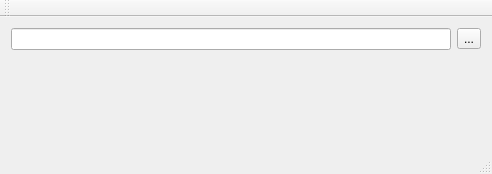
<?xml version="1.0" encoding="UTF-8"?>
<ui version="4.0">
 <class>MainWindow</class>
 <widget class="QMainWindow" name="MainWindow">
  <property name="geometry">
   <rect>
    <x>0</x>
    <y>0</y>
    <width>492</width>
    <height>174</height>
   </rect>
  </property>
  <property name="windowTitle">
   <string>MainWindow</string>
  </property>
  <widget class="QWidget" name="centralWidget">
   <layout class="QGridLayout" name="gridLayout">
    <item row="0" column="0">
     <layout class="QVBoxLayout" name="verticalLayout">
      <item>
       <layout class="QHBoxLayout" name="horizontalLayout">
        <item>
         <widget class="QLineEdit" name="lineEdit_file"/>
        </item>
        <item>
         <widget class="QToolButton" name="toolButton_file">
          <property name="text">
           <string>...</string>
          </property>
         </widget>
        </item>
       </layout>
      </item>
      <item>
       <spacer name="verticalSpacer">
        <property name="orientation">
         <enum>Qt::Vertical</enum>
        </property>
        <property name="sizeHint" stdset="0">
         <size>
          <width>20</width>
          <height>40</height>
         </size>
        </property>
       </spacer>
      </item>
     </layout>
    </item>
   </layout>
  </widget>
  <widget class="QMenuBar" name="menuBar">
   <property name="geometry">
    <rect>
     <x>0</x>
     <y>0</y>
     <width>492</width>
     <height>19</height>
    </rect>
   </property>
  </widget>
  <widget class="QToolBar" name="mainToolBar">
   <attribute name="toolBarArea">
    <enum>TopToolBarArea</enum>
   </attribute>
   <attribute name="toolBarBreak">
    <bool>false</bool>
   </attribute>
  </widget>
  <widget class="QStatusBar" name="statusBar"/>
 </widget>
 <layoutdefault spacing="6" margin="11"/>
 <resources/>
 <connections/>
</ui>
